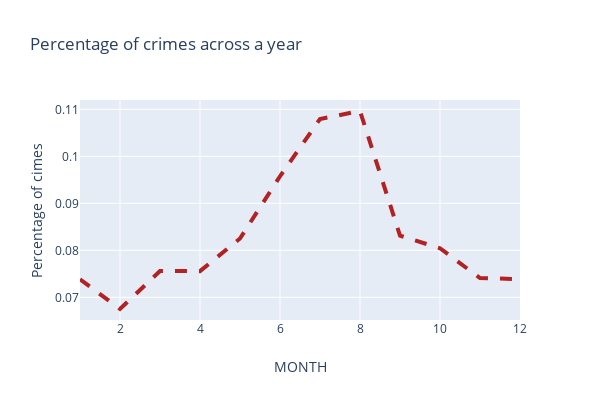

Here is the notebook cell this chart was saved with:
### Code cell
trace1 = go.Scatter(
                    x = month_crime.MONTH,
                    y = month_crime.INCIDENT_NUMBER,
                    mode = "lines",
                    line=dict(color='firebrick', width=4,dash='dash'))
data = [trace1]

layout = dict(title = 'Percentage of crimes across a year',
              width=600,
              height=400,
              xaxis= dict(title= 'MONTH',ticklen= 1,zeroline= False),
              yaxis= dict(title= 'Percentage of cimes')
             )
fig = dict(data = data, layout = layout)
iplot(fig)

### Figure 1 — Plotly figure (JSON) as saved in the notebook; plotly's stock layout.template omitted (floating-point values rounded to 4 significant figures)
{"data": [{"line": {"color": "firebrick", "dash": "dash", "width": 4}, "mode": "lines", "type": "scatter", "x": [1, 2, 3, 4, 5, 6, 7, 8, 9, 10, 11, 12], "y": [0.07385, 0.06752, 0.07561, 0.07557, 0.08252, 0.09576, 0.1079, 0.1097, 0.08313, 0.08045, 0.0741, 0.07388]}], "layout": {"height": 400, "title": {"text": "Percentage of crimes across a year"}, "width": 600, "xaxis": {"ticklen": 1, "title": {"text": "MONTH"}, "zeroline": false}, "yaxis": {"title": {"text": "Percentage of cimes"}}}}
